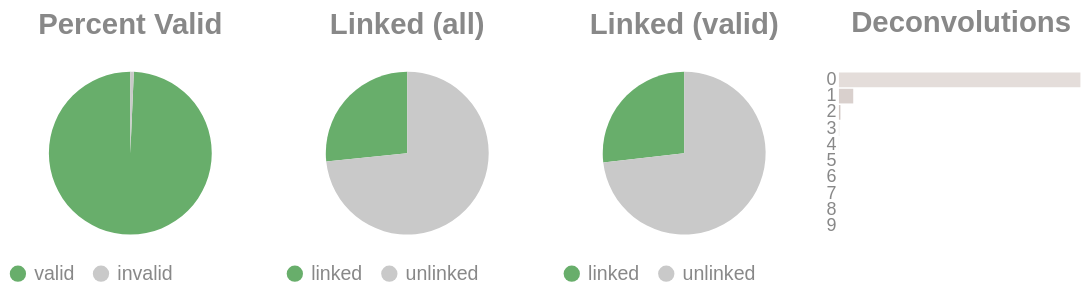

Source (notebook cell):
### Code cell
if SKIPLR:
    pass
else:
    clash = Counter()
    for i in valids['molecule'].to_list():
        _mol = i.split("-")
        if len(_mol) == 1:
            clash.update('0')
        else:
            clash.update(_mol[-1])

    _d = {"deconvolutions": [], 'count': []}
    for k,v in clash.items():
        _d['deconvolutions'].append(k)
        _d['count'].append(v)

    tot_valid = valids['reads'].sum()
    mask = valids['reads'] >= 2
    n_linked_reads = valids.filter(mask)['reads'].sum()
    if n_linked_reads == 0:
        print_html("No linked molecules (>=2 reads) were detected; skipping linked-only distributions.")
        SKIPLR = True
    else:
        perc_valid = round(tot_valid / n_reads, 4)
        linked_perc_abs = round(n_linked_reads / n_reads, 4)
        linked_perc = round(n_linked_reads / tot_valid, 4)

    _valid = pl.DataFrame({"valids": ['valid', 'invalid'], "count": [tot_valid, n_reads - tot_valid]})
    _linked_abs = pl.DataFrame({"linked (absolute)": ['linked', 'unlinked'], "count": [n_linked_reads, n_reads - n_linked_reads]})
    _linked_rel = pl.DataFrame({"linked (valids)": ['linked', 'unlinked'], "count": [n_linked_reads, tot_valid - n_linked_reads]})

    (
        alt.hconcat(
            piechart(_valid, goodval = 'valid', title = "Percent Valid"),
            piechart(_linked_abs, goodval = "linked", title =  "Linked (all)"),
            piechart(_linked_rel, goodval = "linked", title =  "Linked (valid)"),
            convolutionbar(pl.DataFrame(_d), title = "Deconvolutions"),
            center = True,
            bounds = 'flush'
        )
        .resolve_scale(color='independent')
        .resolve_legend('independent')
        .properties(usermeta={'embedOptions': {"actions": False}})
    ).display()

### Figure 1 — Vega-Lite specification as saved in the notebook (floating-point values rounded to 4 significant figures)
{"width": "container", "height": 400, "config": {"title": {"anchor": "start", "dy": -15, "fontSize": 18, "color": "#888888", "subtitleColor": "#888888", "subtitleFontSize": 14}, "arc": {"fill": "#0072B2"}, "axis": {"domainColor": "#888888", "domainWidth": 0.5, "gridWidth": 0.2, "grid": false, "titleFontWeight": 400, "titleFontSize": 15, "labelFontSize": 11, "labelColor": "#888888", "tickColor": "#888888", "tickWidth": 0.2, "titleColor": "#888888"}, "axisBand": {"grid": false}, "axisX": {"grid": true, "tickSize": 10, "domainCap": "round"}, "axisY": {"domain": false, "grid": true, "tickSize": 0, "domainCap": "round"}, "background": "transparent", "header": {"labelFontSize": 15, "labelColor": "#888888", "titleFontSize": 15, "titleFontWeight": 600, "titleColor": "#888888"}, "legend": {"labelFont": "sans-serif", "labelFontSize": 12, "labelColor": "#888888", "symbolSize": 100, "symbolType": "circle", "titleFontSize": 12, "titlePadding": 10, "titleColor": "#888888", "title": null}, "range": {"category": ["#E69F00", "#56B4E9", "#009E73", "#F0E442", "#0072B2", "#D55E00", "#CC79A7", "#000000"], "diverging": ["#cfe8f3", "#a2d4ec", "#73bfe2", "#46abdb", "#1696d2", "#12719e"]}, "area": {"fill": "#0072B2", "fillOpacity": 0.7, "line": true, "strokeOpacity": 0.7}, "line": {"color": "#0072B2", "stroke": "#0072B2", "strokeWidth": 2}, "trail": {"color": "#0072B2", "stroke": "#0072B2", "strokeWidth": 0, "size": 1}, "point": {"filled": true, "fillOpacity": 1.0, "size": 95}, "text": {"color": "#888888", "fontSize": 11, "align": "right", "fontWeight": 400, "size": 11}, "bar": {"fill": "#0072B2", "stroke": null}, "view": {"stroke": null, "continuousWidth": 660, "continuousHeight": 400}}, "hconcat": [{"data": {"name": "data-9ce69ad2e5374b774eadf498f7eb7ae3"}, "mark": {"type": "arc"}, "encoding": {"color": {"field": "valids", "legend": {"orient": "bottom", "title": null}, "scale": {"domain": ["valid", "invalid"], "range": ["#68ae6b", "#C9C9C9"]}, "title": "Valids", "type": "nominal"}, "theta": {"field": "count", "type": "quantitative"}, "tooltip": [{"field": "valids", "title": "Valids", "type": "ordinal"}, {"field": "percent", "format": ".2%", "title": "Percent", "type": "quantitative"}, {"field": "count", "title": "Count", "type": "quantitative"}]}, "height": 100, "title": {"text": "Percent Valid", "align": "center", "anchor": "middle"}, "transform": [{"calculate": "datum.count / 10018038", "as": "percent"}], "width": 150}, {"data": {"name": "data-b9470edb5ff9456aa7e7c7d7d00b99b4"}, "mark": {"type": "arc"}, "encoding": {"color": {"field": "linked (absolute)", "legend": {"orient": "bottom", "title": null}, "scale": {"domain": ["linked", "unlinked"], "range": ["#68ae6b", "#C9C9C9"]}, "title": "Linked (Absolute)", "type": "nominal"}, "theta": {"field": "count", "type": "quantitative"}, "tooltip": [{"field": "linked (absolute)", "title": "Linked (Absolute)", "type": "ordinal"}, {"field": "percent", "format": ".2%", "title": "Percent", "type": "quantitative"}, {"field": "count", "title": "Count", "type": "quantitative"}]}, "height": 100, "title": {"text": "Linked (all)", "align": "center", "anchor": "middle"}, "transform": [{"calculate": "datum.count / 10018038", "as": "percent"}], "width": 150}, {"data": {"name": "data-47b45b88d08dcd4dadc9af17f51affe4"}, "mark": {"type": "arc"}, "encoding": {"color": {"field": "linked (valids)", "legend": {"orient": "bottom", "title": null}, "scale": {"domain": ["linked", "unlinked"], "range": ["#68ae6b", "#C9C9C9"]}, "title": "Linked (Valids)", "type": "nominal"}, "theta": {"field": "count", "type": "quantitative"}, "tooltip": [{"field": "linked (valids)", "title": "Linked (Valids)", "type": "ordinal"}, {"field": "percent", "format": ".2%", "title": "Percent", "type": "quantitative"}, {"field": "count", "title": "Count", "type": "quantitative"}]}, "height": 100, "title": {"text": "Linked (valid)", "align": "center", "anchor": "middle"}, "transform": [{"calculate": "datum.count / 9948945", "as": "percent"}], "width": 150}, {"data": {"name": "data-c0c9314c35b4bcfbe01920bd905f07cf"}, "mark": {"type": "bar"}, "encoding": {"color": {"field": "deconvolutions", "legend": null, "scale": {"scheme": "lightgreyred"}, "type": "nominal"}, "tooltip": [{"field": "deconvolutions", "title": "Deconvolutions", "type": "ordinal"}, {"field": "percent", "format": ".2%", "title": "Percent", "type": "quantitative"}, {"field": "count", "title": "Count", "type": "quantitative"}], "x": {"axis": null, "field": "count", "type": "quantitative"}, "y": {"field": "deconvolutions", "sort": "ascending", "title": null, "type": "nominal"}}, "height": 100, "title": {"text": "Deconvolutions", "align": "center", "anchor": "middle"}, "transform": [{"calculate": "datum.count / 8428785", "as": "percent"}], "width": 150}], "bounds": "flush", "center": true, "resolve": {"legend": {"angle": "independent"}, "scale": {"color": "independent"}}, "usermeta": {"embedOptions": {"actions": false}}, "$schema": "https://vega.github.io/schema/vega-lite/v6.1.0.json", "datasets": {"data-9ce69ad2e5374b774eadf498f7eb7ae3": [{"valids": "valid", "count": 9948945}, {"valids": "invalid", "count": 69093}], "data-b9470edb5ff9456aa7e7c7d7d00b99b4": [{"linked (absolute)": "linked", "count": 2667765}, {"linked (absolute)": "unlinked", "count": 7350273}], "data-47b45b88d08dcd4dadc9af17f51affe4": [{"linked (valids)": "linked", "count": 2667765}, {"linked (valids)": "unlinked", "count": 7281180}], "data-c0c9314c35b4bcfbe01920bd905f07cf": [{"deconvolutions": "0", "count": 7905779}, {"deconvolutions": "1", "count": 468188}, {"deconvolutions": "2", "count": 47737}, {"deconvolutions": "3", "count": 6011}, {"deconvolutions": "4", "count": 889}, {"deconvolutions": "5", "count": 142}, {"deconvolutions": "6", "count": 30}, {"deconvolutions": "7", "count": 6}, {"deconvolutions": "8", "count": 2}, {"deconvolutions": "9", "count": 1}]}}
